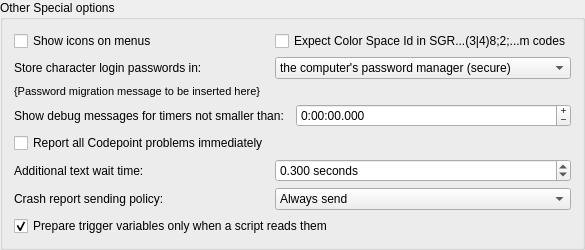
        <widget class="QGroupBox" name="groupBox_debug">
         <property name="title">
          <string>Other Special options</string>
         </property>
         <layout class="QGridLayout" name="gridLayout_groupBox_debug">
          <item row="0" column="0">
           <widget class="QCheckBox" name="checkBox_showIconsOnMenus">
            <property name="text">
             <string>Show icons on menus</string>
            </property>
            <property name="checkable">
             <bool>true</bool>
            </property>
            <property name="checked">
             <bool>false</bool>
            </property>
            <property name="tristate">
             <bool>true</bool>
            </property>
           </widget>
          </item>
          <item row="0" column="1">
           <widget class="QCheckBox" name="checkBox_expectCSpaceIdInColonLessMColorCode">
            <property name="toolTip">
             <string>&lt;p&gt;Some MUDs use a flawed interpretation of the ANSI Set Graphics Rendition (&lt;b&gt;SGR&lt;/b&gt;) code sequences for 16M color mode which only uses semi-colons and not colons to separate parameter elements i.e. instead of using a code in the form: &lt;br&gt;&lt;tt&gt;\e[&lt;/tt&gt;...&lt;tt&gt;38:2:&lt;/tt&gt;&amp;lt;Color Space Id&amp;gt;&lt;tt&gt;:&lt;/tt&gt;&amp;lt;Red&amp;gt;&lt;tt&gt;:&lt;/tt&gt;&amp;lt;Green&amp;gt;&lt;tt&gt;:&lt;/tt&gt;&amp;lt;Blue&amp;gt;&lt;tt&gt;:&lt;/tt&gt;&amp;lt;Unused&amp;gt;&lt;tt&gt;:&lt;/tt&gt;&amp;lt;Tolerance&amp;gt;&lt;tt&gt;:&lt;/tt&gt;&amp;lt;Tolerance Color Space (0=CIELUV; 1=CIELAB)&amp;gt;&lt;tt&gt;;&lt;/tt&gt;...&lt;tt&gt;m&lt;/tt&gt;&lt;br&gt;where the &lt;i&gt;Color Space Id&lt;/i&gt; is expected to be an empty string to specify the usual (default) case and all of the &lt;i&gt;Parameter Elements&lt;/i&gt; (the &quot;2&quot; and the values in the &lt;tt&gt;&amp;lt;...&amp;gt;&lt;/tt&gt;s) may, technically, be omitted; they use: &lt;br&gt;&lt;tt&gt;\e[&lt;/tt&gt;...&lt;tt&gt;38;2;&lt;/tt&gt;&amp;lt;Red&amp;gt;&lt;tt&gt;;&lt;/tt&gt;&amp;lt;Green&amp;gt;&lt;tt&gt;;&lt;/tt&gt;&amp;lt;Blue&amp;gt;&lt;tt&gt;;&lt;/tt&gt;...&lt;tt&gt;m&lt;/tt&gt;&lt;br&gt;or: &lt;br&gt;&lt;tt&gt;\e[&lt;/tt&gt;...&lt;tt&gt;38;2;&lt;/tt&gt;&amp;lt;Color Space Id&amp;gt;&lt;tt&gt;;&lt;/tt&gt;&amp;lt;Red&amp;gt;&lt;tt&gt;;&lt;/tt&gt;&amp;lt;Green&amp;gt;&lt;tt&gt;;&lt;/tt&gt;&amp;lt;Blue&amp;gt;&lt;tt&gt;;&lt;/tt&gt;...&lt;tt&gt;m&lt;/tt&gt; .&lt;/p&gt;&lt;p&gt;It is not possible to reliably detect the difference between these two so checking this option causes Mudlet to expect the last one with the additional (but empty!) parameter.&lt;/p&gt;</string>
            </property>
            <property name="accessibleDescription">
             <string>When checked, interpret 16-million-color SGR sequences using the non-standard semi-colon form some MUDs send, which includes an extra empty parameter for the color space identifier. Enable this if true-color text from your game shows the wrong colors.</string>
            </property>
            <property name="text">
             <string>Expect Color Space Id in SGR...(3|4)8;2;...m codes</string>
            </property>
           </widget>
          </item>
          <item row="1" column="0">
           <widget class="QLabel" name="label_store_passwords_in">
            <property name="text">
             <string>Store character login passwords in:</string>
            </property>
            <property name="buddy">
             <cstring>comboBox_store_passwords_in</cstring>
            </property>
           </widget>
          </item>
          <item row="1" column="1">
           <widget class="QComboBox" name="comboBox_store_passwords_in">
            <item>
             <property name="text">
              <string>the computer's password manager (secure)</string>
             </property>
            </item>
            <item>
             <property name="text">
              <string>plaintext with the profile (portable)</string>
             </property>
            </item>
           </widget>
          </item>
          <item row="2" column="0" colspan="2">
           <widget class="QLabel" name="label_password_migration_notification">
            <property name="font">
             <font>
              <pointsize>8</pointsize>
             </font>
            </property>
            <property name="text">
             <string notr="true" extracomment="This text does not need to be translated as it is overwritten when used by the associated C++ class dlgProfilePreferences">{Password migration message to be inserted here}</string>
            </property>
           </widget>
          </item>
          <item row="3" column="0" colspan="2">
           <widget class="QWidget" name="widget_timerDebugOutputMinimumInterval" native="true">
            <layout class="QHBoxLayout" name="horizontalLayout_timerDebugOutputMinimumInterval" stretch="0,1">
             <property name="leftMargin">
              <number>0</number>
             </property>
             <property name="topMargin">
              <number>0</number>
             </property>
             <property name="rightMargin">
              <number>0</number>
             </property>
             <property name="bottomMargin">
              <number>0</number>
             </property>
             <item>
              <widget class="QLabel" name="label_timerDebugOutputMinimumInterval">
               <property name="sizePolicy">
                <sizepolicy hsizetype="Preferred" vsizetype="Preferred">
                 <horstretch>1</horstretch>
                 <verstretch>0</verstretch>
                </sizepolicy>
               </property>
               <property name="toolTip">
                <string comment="The term in '...' refer to a Mudlet specific thing and ought to match the corresponding translation elsewhere.">&lt;p&gt;Show 'LUA OK' messages for Timers with the specified minimum interval (h:mm:ss.zzz), the minimum value (the default) shows all such messages but can render the &lt;i&gt;Central Debug Console&lt;/i&gt; useless if there is a very small interval timer running.&lt;/p&gt;</string>
               </property>
               <property name="accessibleDescription">
                <string>Show 'LUA OK' messages for Timers with the specified minimum interval (h:mm:ss.zzz), the minimum value (the default) shows all such messages but can render the Central Debug Console useless if there is a very small interval timer running.</string>
               </property>
               <property name="text">
                <string>Show debug messages for timers not smaller than:</string>
               </property>
               <property name="buddy">
                <cstring>timeEdit_timerDebugOutputMinimumInterval</cstring>
               </property>
              </widget>
             </item>
             <item>
              <widget class="QTimeEdit" name="timeEdit_timerDebugOutputMinimumInterval">
               <property name="sizePolicy">
                <sizepolicy hsizetype="MinimumExpanding" vsizetype="Fixed">
                 <horstretch>0</horstretch>
                 <verstretch>0</verstretch>
                </sizepolicy>
               </property>
               <property name="wrapping">
                <bool>true</bool>
               </property>
               <property name="alignment">
                <set>Qt::AlignmentFlag::AlignLeading|Qt::AlignmentFlag::AlignLeft|Qt::AlignmentFlag::AlignVCenter</set>
               </property>
               <property name="buttonSymbols">
                <enum>QAbstractSpinBox::ButtonSymbols::PlusMinus</enum>
               </property>
               <property name="accelerated">
                <bool>true</bool>
               </property>
               <property name="showGroupSeparator" stdset="0">
                <bool>true</bool>
               </property>
               <property name="currentSection">
                <enum>QDateTimeEdit::Section::HourSection</enum>
               </property>
               <property name="displayFormat">
                <string comment="Used to set a time interval only">h:mm:ss.zzz</string>
               </property>
              </widget>
             </item>
            </layout>
           </widget>
          </item>
          <item row="4" column="0">
           <widget class="QCheckBox" name="checkBox_debugShowAllCodepointProblems">
            <property name="toolTip">
             <string>&lt;p&gt;If checked this will cause all problem Unicode codepoints to be reported in the debug output as they occur; if cleared then each different one will only be reported once and summarized in as a table when the console in which they occurred is finally destroyed (when the profile is closed).&lt;/p&gt;</string>
            </property>
            <property name="accessibleDescription">
             <string>When checked, every problem Unicode codepoint is reported in the debug output as it occurs. When unchecked, each distinct codepoint is reported only once and a summary table is shown when the console closes.</string>
            </property>
            <property name="text">
             <string>Report all Codepoint problems immediately</string>
            </property>
           </widget>
          </item>
          <item row="5" column="0">
           <widget class="QLabel" name="label_networkPacketTimeout">
            <property name="text">
             <string>Additional text wait time:</string>
            </property>
            <property name="buddy">
             <cstring>doubleSpinBox_networkPacketTimeout</cstring>
            </property>
           </widget>
          </item>
          <item row="5" column="1">
           <widget class="QDoubleSpinBox" name="doubleSpinBox_networkPacketTimeout">
            <property name="toolTip">
             <string>&lt;p&gt;&lt;i&gt;Go-Ahead&lt;/i&gt; (&lt;tt&gt;GA&lt;/tt&gt;) and &lt;i&gt;End-of-record&lt;/i&gt; (&lt;tt&gt;EOR&lt;/tt&gt;) signalling tells Mudlet when the game server is done sending text. On games that do not provide &lt;tt&gt;GA&lt;/tt&gt; or &lt;tt&gt;EOR&lt;/tt&gt;, this option controls how long Mudlet will wait for more text to arrive. Greater values will help reduce the risk that Mudlet will split a large piece of text (with unintended line-breaks in the middle) which can stop some triggers from working. Lesser values increases the risk of text getting broken up, but may make the game feel more responsive.&lt;/p&gt;&lt;p&gt;&lt;i&gt;The default value, which was what Mudlet used before this control was added, is 0.300 Seconds.&lt;/i&gt;&lt;/p&gt;</string>
            </property>
            <property name="accessibleDescription">
             <string>How long Mudlet waits for more text on games that do not send Go-Ahead or End-of-record signals. Larger values reduce the chance that long output is split mid-sentence and breaks triggers; smaller values feel more responsive. Default is 0.300 seconds.</string>
            </property>
            <property name="suffix">
             <string extracomment="For most locales a space should be included so that the text is separated from the number!"> seconds</string>
            </property>
            <property name="decimals">
             <number>3</number>
            </property>
            <property name="minimum">
             <double>0.010000000000000</double>
            </property>
            <property name="maximum">
             <double>0.500000000000000</double>
            </property>
            <property name="singleStep">
             <double>0.010000000000000</double>
            </property>
            <property name="value">
             <double>0.300000000000000</double>
            </property>
           </widget>
          </item>
          <item row="6" column="0">
           <widget class="QLabel" name="label_crashReportPolicy">
            <property name="text">
             <string>Crash report sending policy:</string>
            </property>
            <property name="buddy">
             <cstring>comboBox_crashReportPolicy</cstring>
            </property>
           </widget>
          </item>
          <item row="6" column="1">
           <widget class="QComboBox" name="comboBox_crashReportPolicy">
            <item>
             <property name="text">
              <string>Always send</string>
             </property>
            </item>
            <item>
             <property name="text">
              <string>Never send</string>
             </property>
            </item>
            <item>
             <property name="text">
              <string>Ask each time</string>
             </property>
            </item>
           </widget>
          </item>
          <item row="7" column="0" colspan="2">
           <widget class="QCheckBox" name="checkBox_lazyCaptureGlobals">
            <property name="toolTip">
             <string>&lt;p&gt;Makes triggers faster by preparing the &lt;tt&gt;matches&lt;/tt&gt;, &lt;tt&gt;multimatches&lt;/tt&gt; and &lt;tt&gt;line&lt;/tt&gt; variables only when a script reads them. Scripts see the same values either way.&lt;/p&gt;&lt;p&gt;Turn this off only if a script or package looks through Lua's global table directly (with &lt;tt&gt;next&lt;/tt&gt; or &lt;tt&gt;pairs&lt;/tt&gt; on &lt;tt&gt;_G&lt;/tt&gt;) and misbehaves because it does not find them there.&lt;/p&gt;</string>
            </property>
            <property name="accessibleDescription">
             <string>When checked, triggers run faster because the matches, multimatches and line variables are only prepared when a script reads them. Turn this off only if a script or package that looks through Lua's global table directly misbehaves.</string>
            </property>
            <property name="text">
             <string>Prepare trigger variables only when a script reads them</string>
            </property>
            <property name="checked">
             <bool>true</bool>
            </property>
           </widget>
          </item>
         </layout>
        </widget>
